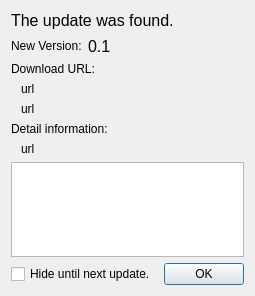
<?xml version="1.0" encoding="UTF-8"?>
<ui version="4.0">
 <class>UpdateInfoDialog</class>
 <widget class="QDialog" name="UpdateInfoDialog">
  <property name="geometry">
   <rect>
    <x>0</x>
    <y>0</y>
    <width>255</width>
    <height>296</height>
   </rect>
  </property>
  <property name="windowTitle">
   <string>Update Information</string>
  </property>
  <property name="windowIcon">
   <iconset resource="KanmusuMemory.qrc">
    <normaloff>:/resources/KanmusuMemory32.png</normaloff>:/resources/KanmusuMemory32.png</iconset>
  </property>
  <layout class="QVBoxLayout" name="verticalLayout">
   <item>
    <widget class="QLabel" name="label">
     <property name="font">
      <font>
       <pointsize>12</pointsize>
      </font>
     </property>
     <property name="text">
      <string>The update was found.</string>
     </property>
    </widget>
   </item>
   <item>
    <layout class="QHBoxLayout" name="horizontalLayout">
     <item>
      <widget class="QLabel" name="label_2">
       <property name="text">
        <string>New Version:</string>
       </property>
      </widget>
     </item>
     <item>
      <widget class="QLabel" name="versionNumberLabel">
       <property name="font">
        <font>
         <pointsize>12</pointsize>
        </font>
       </property>
       <property name="text">
        <string>0.1</string>
       </property>
      </widget>
     </item>
     <item>
      <spacer name="horizontalSpacer">
       <property name="orientation">
        <enum>Qt::Horizontal</enum>
       </property>
       <property name="sizeHint" stdset="0">
        <size>
         <width>40</width>
         <height>20</height>
        </size>
       </property>
      </spacer>
     </item>
    </layout>
   </item>
   <item>
    <widget class="QLabel" name="label_4">
     <property name="text">
      <string>Download URL:</string>
     </property>
    </widget>
   </item>
   <item>
    <widget class="QLabel" name="downloadUrlLabel1">
     <property name="text">
      <string>url</string>
     </property>
     <property name="wordWrap">
      <bool>false</bool>
     </property>
     <property name="indent">
      <number>10</number>
     </property>
     <property name="openExternalLinks">
      <bool>true</bool>
     </property>
    </widget>
   </item>
   <item>
    <widget class="QLabel" name="downloadUrlLabel2">
     <property name="text">
      <string>url</string>
     </property>
     <property name="wordWrap">
      <bool>false</bool>
     </property>
     <property name="indent">
      <number>10</number>
     </property>
     <property name="openExternalLinks">
      <bool>true</bool>
     </property>
    </widget>
   </item>
   <item>
    <widget class="QLabel" name="label_5">
     <property name="text">
      <string>Detail information:</string>
     </property>
    </widget>
   </item>
   <item>
    <widget class="QLabel" name="webpageUrlLabel">
     <property name="text">
      <string>url</string>
     </property>
     <property name="wordWrap">
      <bool>true</bool>
     </property>
     <property name="indent">
      <number>10</number>
     </property>
     <property name="openExternalLinks">
      <bool>true</bool>
     </property>
    </widget>
   </item>
   <item>
    <widget class="QPlainTextEdit" name="messageTextEdit">
     <property name="readOnly">
      <bool>true</bool>
     </property>
     <property name="backgroundVisible">
      <bool>false</bool>
     </property>
    </widget>
   </item>
   <item>
    <layout class="QHBoxLayout" name="horizontalLayout_2">
     <item>
      <widget class="QCheckBox" name="hideNextUpdatecheckBox">
       <property name="text">
        <string>Hide until next update.</string>
       </property>
      </widget>
     </item>
     <item>
      <widget class="QDialogButtonBox" name="buttonBox">
       <property name="standardButtons">
        <set>QDialogButtonBox::Ok</set>
       </property>
      </widget>
     </item>
    </layout>
   </item>
  </layout>
 </widget>
 <resources>
  <include location="KanmusuMemory.qrc"/>
 </resources>
 <connections/>
</ui>
